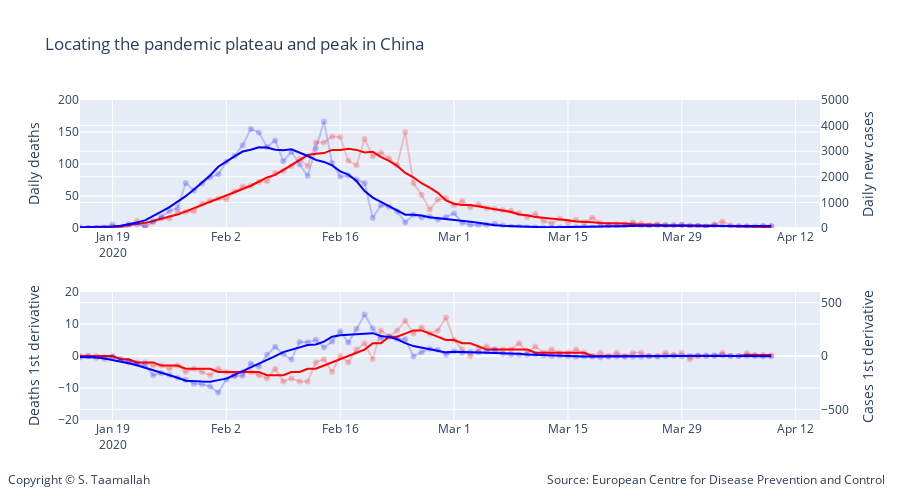

Source (notebook cell):
### Markdown cell above
The upward and downward inflection points are extracted from the first derivative of the smoothed (7-day moving average) deaths and cases data arrays. The first derivative curve is also smoothed. Regarding the peak, it is extracted as the mid-point of the two inflection points. This will be validated by comparing it to 1st derivative curve crossing the y=0 axis. 

This leads to the following key dates for China:

- Lockdown
    - 2020-01-23: lockdown in Wuhan
    
    
- Cases curve:
    - 2020-01-30: Upward inflection point in cases.
    - 2020-02-18: Downward inflection point in cases. <br>
        => the mid point of the two inflection point can be estimated to be around feb 9th.
    - 2020-02-08: Peak in cases extracted from the 1st derivative crossing y=0.
    
    
- Deaths curve:
    - 2020-02-08: Upward inflection point in deaths.
    - 2020-02-26: Downward inflection point in deaths. <br>
        => the mid point of the two inflection point can be estimated to be around feb 17th.
    - 2020-02-17: Peak in deaths extracted from the 1st derivative crossing y=0.

### Code cell
shift = 20

smooth_china_diff_deaths = smooth_9day(np.diff(smooth_china_deaths_9day))
smooth_china_diff_cases = smooth_9day(np.diff(smooth_china_cases_9day))

#plotting number of cases and number of deaths for different countries
# all charts using same scale for ease of comparison
# number of death are on the left y-axis. 

# Add traces
trace1 = go.Scatter(
        x=df_china.index, 
        y=df_china['deaths'],
        mode='lines + markers',
        name='China daily deaths (left y-axis)',
        line_color='rgba(256, 0, 0, .2)',
        showlegend=False
)

trace11 = go.Scatter(
        x=df_china.index, 
        y=smooth_china_deaths_9day,
        mode='lines',
        name='China daily deaths - 7-day moving average (left y-axis)',
        line_color='rgba(256, 0, 0, 1)',
        showlegend=False
)


trace2 = go.Scatter(
        x=df_china.index, 
        y=df_china['cases'],
        mode='lines + markers',
        name='China daily cases (right y-axis)',
        line_color='rgba(0, 0, 256, .2)',
        showlegend=False,
        yaxis='y2',
)

trace22 = go.Scatter(
        x=df_china.index, 
        y=smooth_china_cases_9day,
        mode='lines',
        name='China daily cases - 7-day moving average (right y-axis)',
        line_color='rgba(0, 0, 256, 1)',
        yaxis='y2',
        showlegend=False
)



trace5 = go.Scatter(
        x=df_china.index, 
        y=np.diff(smooth_china_deaths_9day),
        mode='lines+markers',
        name='Daily deaths',
        line_color='rgba(256, 0, 0, .2)',
        xaxis='x3',
        yaxis='y5',
        showlegend=False
)
trace6 = go.Scatter(
        x=df_china.index, 
        y=np.diff(smooth_china_cases_9day),
        mode='lines+markers',
        name='Daily cases',
        line_color='rgba(0, 0, 256, 0.2)',
        xaxis='x3',
        yaxis='y6',
        showlegend=False
)

trace55 = go.Scatter(
        x=df_china.index, 
        y=smooth_china_diff_deaths,
        mode='lines',
        name='Daily deaths',
        line_color='rgba(256, 0, 0, 1)',
        xaxis='x3',
        yaxis='y5',
        showlegend=False
)
trace66 = go.Scatter(
        x=df_china.index, 
        y=smooth_china_diff_cases,
        mode='lines',
        name='Daily cases',
        line_color='rgba(0, 0, 256, 1)',
        xaxis='x3',
        yaxis='y6',
        showlegend=False
)



data = [trace1, trace2, trace11, trace22, trace5, trace6, trace55, trace66]

layout = go.Layout(
    title='Locating the pandemic plateau and peak in China',
    legend=dict(x=.1, y=1.15, orientation="h"), 
    width=900,
    height=500,
    
    annotations=[
        dict(
            x=1.09,
            y=-0.22,
            showarrow=False,
            text='Source: European Centre for Disease Prevention and Control',
            xref='paper',
            yref='paper'
        ),
        
        dict(
            x=-0.1,
            y=-0.22,
            showarrow=False,
            text='Copyright © S. Taamallah ',
            xref='paper',
            yref='paper'
        )
    ],
    
    # Top left
    xaxis=dict(
        title='',
        domain=[0, 1],
        range=['2020-01-15', '2020-04-15'],
    ),
    yaxis=dict(
        title='Daily deaths',
        #type='log',
        range=[0,200],
        domain=[0.6, 1],
        anchor='x'
    ),
    yaxis2=dict(
        title = 'Daily new cases',
        #type='log',
        range=[0,5000],
        overlaying='y',
        side='right'
    ),
    

    

    # middle left
    xaxis3=dict(
        title='',
        range=['2020-01-15', '2020-04-15'],
        domain=[0, 1],
        anchor='y5'
    ),
    yaxis5=dict(
        #type='log',
        title = 'Deaths 1st derivative',
        domain=[0, 0.4],
        range=[-20,20],
        anchor='x3'
    ),
    yaxis6=dict(
        title = 'Cases 1st derivative',
        domain=[0.375, 0.625],
        overlaying='y5',
        range=[-600,600],
        side='right',
        anchor='x3'
    ),
   
)

    
fig = go.Figure(data=data, layout=layout)


fig.show()


#py.plot(data, filename = 'basic-line', auto_open=True)
#py.plot(data, filename='privacy-public', sharing='public')

from plotly.offline import plot
plot(fig, filename="STaamallah_covid19_analysis_chart_5_20200409.html", auto_open = False)

#from IPython.display import HTML, display
#display(HTML('STaamallah_covid19_analysis_chart_4_20200403.html'), metadata=dict(isolated=False))
